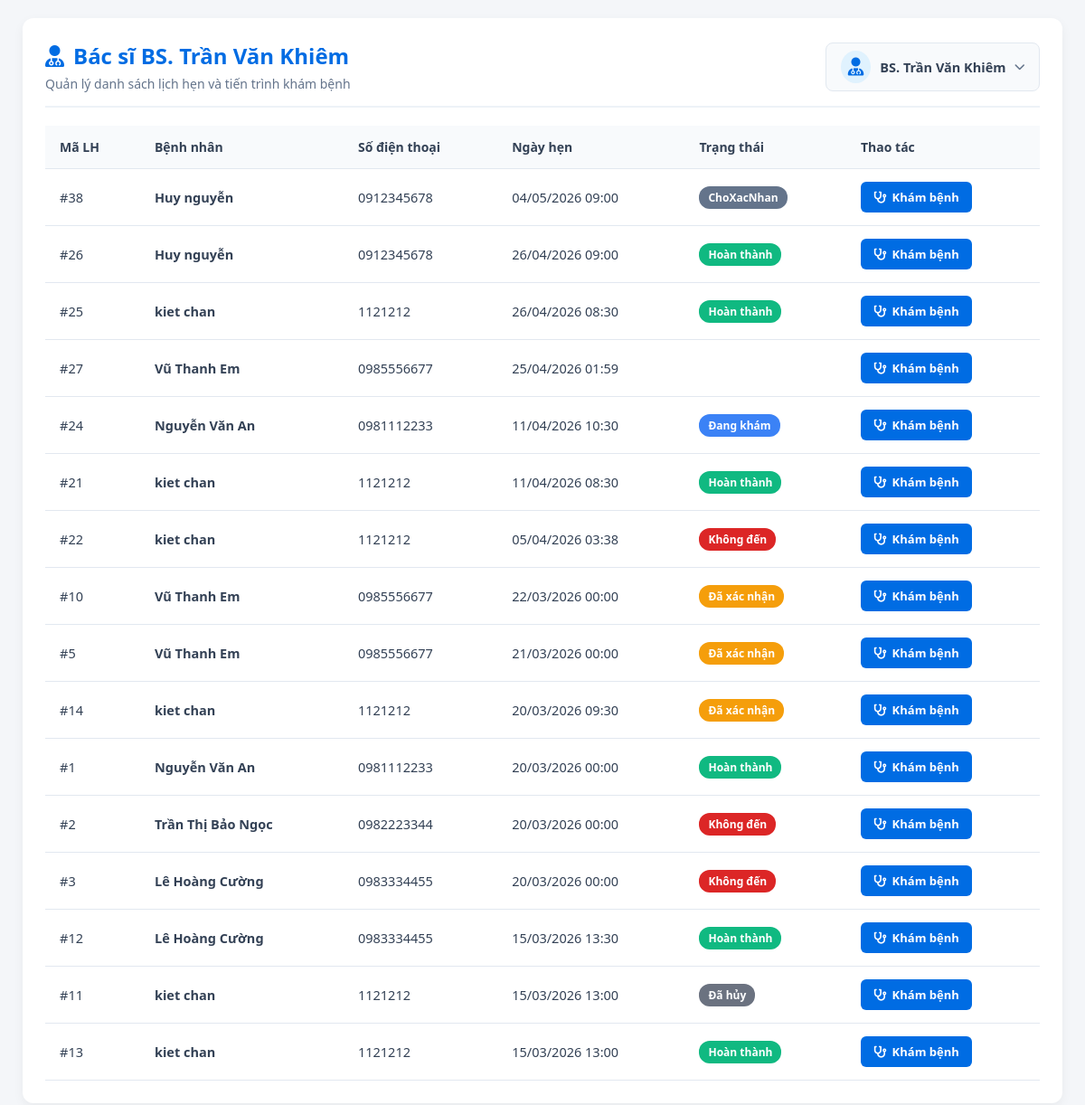
Screenshot of /backend/doctor/doctor_dashboard.php (signed in) with the database file from the repository.
### tables this page shows
CREATE TABLE IF NOT EXISTS `bacsi` (
  `MaBacSi` int UNSIGNED NOT NULL AUTO_INCREMENT,
  `MaUser` int UNSIGNED DEFAULT NULL,
  `HoTen` varchar(100) NOT NULL,
  `SoDienThoai` varchar(15) DEFAULT NULL,
  `MaChuyenKhoa` int UNSIGNED DEFAULT NULL,
  `TrangThai` enum('NhanLich','KhongNhanLich','NghiPhep') DEFAULT 'NhanLich',
  `anh_dai_dien` varchar(255) DEFAULT NULL,
  `gioithieu_banthan` text,
  PRIMARY KEY (`MaBacSi`),
  KEY `bacsi_mauser_foreign` (`MaUser`),
  KEY `bacsi_machuyenkhoa_foreign` (`MaChuyenKhoa`)
);

CREATE TABLE IF NOT EXISTS `lichhen` (
  `MaLichHen` int UNSIGNED NOT NULL AUTO_INCREMENT,
  `MaBenhNhan` int UNSIGNED DEFAULT NULL,
  `MaBacSi` int UNSIGNED DEFAULT NULL,
  `NgayHen` datetime NOT NULL,
  `ThoiGianDen` datetime DEFAULT NULL,
  `ThoiGianBatDauKham` datetime DEFAULT NULL,
  `ThoiGianKetThuc` datetime DEFAULT NULL,
  `TrangThai` enum('ChoXacNhan','DaXacNhan','DaDen','DangKham','DaHuy','HoanThanh','KhongDen') DEFAULT 'ChoXacNhan',
  `GhiChuBenhNhan` text,
  `LyDoKham` text,
  `KieuLich` varchar(20) NOT NULL DEFAULT 'DatTruoc',
  `Created_at` timestamp NULL DEFAULT CURRENT_TIMESTAMP,
  `MaTimeSlot` int UNSIGNED DEFAULT NULL,
  PRIMARY KEY (`MaLichHen`),
  KEY `lichhen_mabenhnhan_foreign` (`MaBenhNhan`),
  KEY `lichhen_mabacsi_foreign` (`MaBacSi`),
  KEY `lichhen_matimeslot_foreign` (`MaTimeSlot`)
);

CREATE TABLE IF NOT EXISTS `benhnhan` (
  `MaBenhNhan` int UNSIGNED NOT NULL AUTO_INCREMENT,
  `MaUser` int UNSIGNED DEFAULT NULL,
  `HoTen` varchar(100) NOT NULL,
  `NgaySinh` date DEFAULT NULL,
  `GioiTinh` enum('Nam','Nu','Khac') DEFAULT NULL,
  `SoDienThoai` varchar(15) DEFAULT NULL,
  `DiaChi` varchar(255) DEFAULT NULL,
  `NhomMau` varchar(10) DEFAULT NULL,
  `DiUng` text,
  PRIMARY KEY (`MaBenhNhan`),
  KEY `benhnhan_mauser_foreign` (`MaUser`)
);

### backend/doctor/doctor_dashboard.php (the view, shortened to what this page needs)
<?php
include '../config/connect.php';
$ma_user = $_SESSION['user_id'];
$sql_bs = "SELECT MaBacSi, HoTen FROM bacsi WHERE MaUser = '$ma_user'";
$res_bs = $conn->query($sql_bs);
if ($res_bs && $res_bs->num_rows > 0) {
    $bacsi = $res_bs->fetch_assoc();
    $ma_bs = $bacsi['MaBacSi'];
} else {
    echo "Không tìm thấy thông tin bác sĩ!";
    exit();
}
$sql_lh = "SELECT lh.*, bn.HoTen AS TenBenhNhan, bn.SoDienThoai
           FROM lichhen lh
           INNER JOIN benhnhan bn ON lh.MaBenhNhan = bn.MaBenhNhan
           WHERE lh.MaBacSi = '$ma_bs'
           ORDER BY lh.NgayHen DESC";
$res_lh = $conn->query($sql_lh);
?>
<!DOCTYPE html>
<html lang="vi">
<head>
    <link rel="stylesheet" href="https://cdnjs.cloudflare.com/ajax/libs/font-awesome/6.0.0/css/all.min.css">
    <link rel="stylesheet" href="css/dashboard.css">
</head>
<body>
<div class="container">
    <div class="dashboard-header">
        <div class="welcome-text">
            <h2><i class="fas fa-user-md"></i> Bác sĩ <?= htmlspecialchars($bacsi['HoTen']) ?></h2>
            <p>Quản lý danh sách lịch hẹn và tiến trình khám bệnh</p>
        </div>
        <div class="user-menu-container" id="userMenu">
            <div class="user-trigger" onclick="toggleDropdown()">
                <i class="fas fa-user-md avatar"></i>
                <span class="user-name"><?= htmlspecialchars($bacsi['HoTen']) ?></span>
                <i class="fas fa-chevron-down" style="font-size: 12px; color: #64748b;"></i>
            </div>
        </div>
    </div>
    <table>
        <thead>
            <tr>
                <th>Mã LH</th>
                <th>Bệnh nhân</th>
                <th>Số điện thoại</th>
                <th>Ngày hẹn</th>
                <th>Trạng thái</th>
                <th>Thao tác</th>
            </tr>
        </thead>
        <tbody>
            <?php if ($res_lh && $res_lh->num_rows > 0): ?>
                <?php while($row = $res_lh->fetch_assoc()): ?>
                    <tr>
                        <td>#<?= $row['MaLichHen'] ?></td>
                        <td><strong><?= htmlspecialchars($row['TenBenhNhan']) ?></strong></td>
                        <td><?= htmlspecialchars($row['SoDienThoai'] ?? '-') ?></td>
                        <td><?= date('d/m/Y H:i', strtotime($row['NgayHen'])) ?></td>
                        <td>
                            <span class="status <?= $row['TrangThai'] ?>">
                                <?= $row['TrangThai'] == 'DaXacNhan' ? 'Đã xác nhận' : ($row['TrangThai'] == 'DangKham' ? 'Đang khám' : ($row['TrangThai'] == 'HoanThanh' ? 'Hoàn thành' : ($row['TrangThai'] == 'KhongDen' ? 'Không đến' : ($row['TrangThai'] == 'DaHuy' ? 'Đã hủy' : ($row['TrangThai'] == 'DangCho' ? 'Đang chờ' : $row['TrangThai']))))) ?>
                            </span>
                        </td>
                        <td>
                            <a href="doctor_exam.php?id=<?= $row['MaLichHen'] ?>" class="btn-exam">
                                <i class="fas fa-stethoscope"></i> Khám bệnh
                            </a>
                        </td>
                    </tr>
                <?php endwhile; ?>
            <?php endif; ?>
        </tbody>
    </table>
</div>
</body>
</html>

### backend/doctor/css/dashboard.css (style rules this page uses)
:root { --primary: #006ce3; --danger: #dc2626; --bg: #f4f6f9; --text: #334155; }
body { font-family: 'Segoe UI', sans-serif; background-color: var(--bg); margin: 0; padding: 20px; color: var(--text); }
.container { max-width: 1100px; margin: 0 auto; background: white; padding: 25px; border-radius: 12px; box-shadow: 0 4px 12px rgba(0,0,0,0.05); }
.dashboard-header { display: flex; justify-content: space-between; align-items: center; border-bottom: 2px solid #edf2f7; padding-bottom: 15px; margin-bottom: 20px; }
.welcome-text h2 { color: var(--primary); margin: 0; display: flex; align-items: center; gap: 10px; font-size: 24px; }
.welcome-text p { margin: 5px 0 0 0; color: #64748b; font-size: 14px; }
.user-menu-container { position: relative; display: inline-block; }
.user-trigger { display: flex; align-items: center; gap: 10px; background: #f8fafc; padding: 8px 16px; border: 1px solid #e2e8f0; border-radius: 8px; cursor: pointer; user-select: none; transition: all 0.2s; }
.user-trigger i.avatar { font-size: 20px; color: var(--primary); background: #e0f2fe; padding: 8px; border-radius: 50%; }
.user-name { font-weight: 600; font-size: 14.5px; }
table { width: 100%; border-collapse: collapse; margin-top: 15px; }
th, td { padding: 14px 16px; border-bottom: 1px solid #e2e8f0; text-align: left; }
th { background-color: #f8fafc; color: #334155; font-weight: 600; font-size: 14px; }
td { font-size: 14.5px; }
.btn-exam { background-color: var(--primary); color: white; padding: 8px 14px; border-radius: 6px; text-decoration: none; font-weight: bold; font-size: 13px; display: inline-flex; align-items: center; gap: 6px; transition: background 0.2s; }
.status { padding: 4px 10px; border-radius: 12px; font-size: 12px; font-weight: bold; color: white; display: inline-block; }
.DangKham { background-color: #3b82f6; }
.HoanThanh { background-color: #10b981; }
.DaXacNhan { background-color: #f59e0b; }
.ChoXacNhan { background-color: #64748b; }
.KhongDen { background-color: #dc2626; }
.DaHuy { background-color: #6b7280; }

### rows the page displays
bacsi: HoTen "BS. Trần Văn Khiêm"
lichhen: MaLichHen "38", benhnhan.HoTen "Huy nguyễn", benhnhan.SoDienThoai "0912345678", NgayHen "04/05/2026 09:00", TrangThai "ChoXacNhan"
lichhen: MaLichHen "26", benhnhan.HoTen "Huy nguyễn", benhnhan.SoDienThoai "0912345678", NgayHen "26/04/2026 09:00", TrangThai "Hoàn thành"
lichhen: MaLichHen "25", benhnhan.HoTen "kiet chan", benhnhan.SoDienThoai "1121212", NgayHen "26/04/2026 08:30", TrangThai "Hoàn thành"
lichhen: MaLichHen "27", benhnhan.HoTen "Vũ Thanh Em", benhnhan.SoDienThoai "0985556677", NgayHen "25/04/2026 01:59"
lichhen: MaLichHen "24", benhnhan.HoTen "Nguyễn Văn An", benhnhan.SoDienThoai "0981112233", NgayHen "11/04/2026 10:30", TrangThai "Đang khám"
lichhen: MaLichHen "21", benhnhan.HoTen "kiet chan", benhnhan.SoDienThoai "1121212", NgayHen "11/04/2026 08:30", TrangThai "Hoàn thành"
lichhen: MaLichHen "22", benhnhan.HoTen "kiet chan", benhnhan.SoDienThoai "1121212", NgayHen "05/04/2026 03:38", TrangThai "Không đến"
lichhen: MaLichHen "10", benhnhan.HoTen "Vũ Thanh Em", benhnhan.SoDienThoai "0985556677", NgayHen "22/03/2026 00:00", TrangThai "Đã xác nhận"
lichhen: MaLichHen "5", benhnhan.HoTen "Vũ Thanh Em", benhnhan.SoDienThoai "0985556677", NgayHen "21/03/2026 00:00", TrangThai "Đã xác nhận"
lichhen: MaLichHen "14", benhnhan.HoTen "kiet chan", benhnhan.SoDienThoai "1121212", NgayHen "20/03/2026 09:30", TrangThai "Đã xác nhận"
lichhen: MaLichHen "1", benhnhan.HoTen "Nguyễn Văn An", benhnhan.SoDienThoai "0981112233", NgayHen "20/03/2026 00:00", TrangThai "Hoàn thành"
lichhen: MaLichHen "2", benhnhan.HoTen "Trần Thị Bảo Ngọc", benhnhan.SoDienThoai "0982223344", NgayHen "20/03/2026 00:00", TrangThai "Không đến"
lichhen: MaLichHen "3", benhnhan.HoTen "Lê Hoàng Cường", benhnhan.SoDienThoai "0983334455", NgayHen "20/03/2026 00:00", TrangThai "Không đến"
lichhen: MaLichHen "12", benhnhan.HoTen "Lê Hoàng Cường", benhnhan.SoDienThoai "0983334455", NgayHen "15/03/2026 13:30", TrangThai "Hoàn thành"
lichhen: MaLichHen "11", benhnhan.HoTen "kiet chan", benhnhan.SoDienThoai "1121212", NgayHen "15/03/2026 13:00", TrangThai "Đã hủy"
lichhen: MaLichHen "13", benhnhan.HoTen "kiet chan", benhnhan.SoDienThoai "1121212", NgayHen "15/03/2026 13:00", TrangThai "Hoàn thành"
